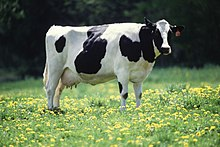
#> input picture image.jpg, 220 x 147 px
$ jupyter execute main.ipynb   (shell and % lines are left out)
#> lines starting #> are read from the running program, lines starting #| are printed output that depends on the picture; after the words box and inside, x2 and y2 are one past the last pixel; in counts of white or black regions, pixels touching at a corner belong together
[cell 1]
from matplotlib import pyplot as plt
import cv2

img = cv2.imread('image.jpg')
#> img is the input picture: shape (147, 220, 3); mean B, G, R 82, 116.5, 100.9
gray = cv2.cvtColor(img, cv2.COLOR_BGR2GRAY)
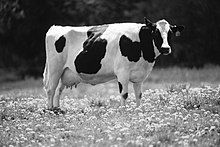
#> gray: shape (147, 220); min 0, max 255, mean 107.9

plt.imshow(gray)
plt.show()

[cell 2]
import numpy as np
import cv2
from matplotlib import pyplot as plt

img = cv2.imread('image.jpg')
gray = cv2.cvtColor(img,cv2.COLOR_BGR2GRAY)

corners = cv2.goodFeaturesToTrack(gray,25,0.01,10)
#> corners = 25 rows, first 8: [162, 46], [145, 24], [43, 110], [170, 30], [195, 106], [157, 27], [53, 25], [126, 57]
corners = np.int0(corners)

for i in corners:
    x,y = i.ravel()
    cv2.circle(img,(x,y),3,255,-1)
#> this loop made 25 passes
#> (x, y) on passes 1 to 12: (162, 46), (145, 24), (43, 110), (170, 30), (195, 106), (157, 27), (53, 25), (126, 57), (126, 93), (139, 41), (62, 36), (100, 37)
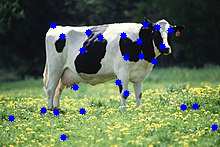
#> img: shape (147, 220, 3); 2.24% of pixels changed, all inside (x1, y1, x2, y2) = (8, 21, 218, 141)

plt.imshow(img)
plt.show()
